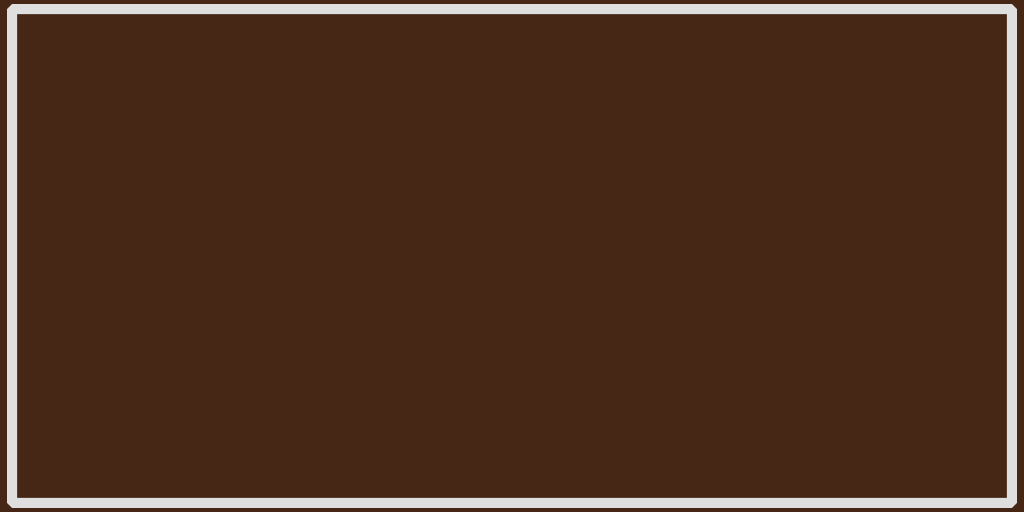
#> input picture addons/media/images/jmfsbb Training Area.png, 2048 x 1024 px, given in place of newlogo_3_512.png, which was not available (shown at 1/2 size)
$ python gen_signs.py '../addons/media/images/jmfsbb Training Area.png'
#> lines starting #> are read from the running program, lines starting #| are printed output that depends on the picture; pictures that were not available may be replaced by others from this repository, and a replacement may not be noted
"""Rebuild the tsigns / jmfsb sign sets to the sign_style_guide.json board style.

Reads nothing from the old signs except, for the handful whose content IS a
screenshot, a cropped figure lifted out of the original PNG. Everything else is
drawn from the SIGNS spec below.

    python tools/gen_signs.py

Writes PNG masters to addons/media/images/signs_v2/ and converts each to PAA.
"""
import io, os, glob, math, random, subprocess, sys

from PIL import Image, ImageDraw, ImageFont

ROOT = os.path.dirname(os.path.dirname(os.path.abspath(__file__)))
IMG = os.path.join(ROOT, "addons", "media", "images")
OUT = os.path.join(IMG, "signs_v2")
LOGO = os.path.join(IMG, "newlogo_3_512.png")
ORIG = os.environ.get("JMFSB_SIGN_ORIG", "")   # folder of old signs converted to PNG

W, H = 2048, 1024

# ---- palette (sign_style_guide.json) --------------------------------------
BROWN_MARGIN = (0x42, 0x24, 0x14)
BROWN_FACE   = (0x48, 0x29, 0x18)
FRAME_PALE   = (0xE6, 0xE6, 0xE9)
EMBER        = (0xDE, 0x5C, 0x30)
AMBER        = (0xE9, 0xA6, 0x3C)
BONE         = (0xEE, 0xE8, 0xDC)
SLATE        = (0x9C, 0xAA, 0xBA)
WOOD_RULE    = (0x78, 0x5A, 0x3C)

F_BLACK = r"C:\Windows\Fonts\ariblk.ttf"
F_BOLD  = r"C:\Windows\Fonts\arialbd.ttf"
F_REG   = r"C:\Windows\Fonts\arial.ttf"

MARGIN = 96
EYEBROW_Y, TITLE_Y, SUBLINE_Y = 88, 140, 262
DIVIDER_Y, ROWS_Y = 336, 382
FOOTER_DIV_Y, FOOTER_Y = 872, 896
BADGE_SIZE, BADGE_X, BADGE_Y = 252, W - 96 - 252, 62

EYEBROW = "1ST JOINT MULTI-FUNCTIONAL STRIKE BATTALION - TRAINING AREA"
BODY_BOTTOM = FOOTER_DIV_Y - 16    # nothing in the body may reach past this

_fc = {}
def font(path, size):
    key = (path, size)
    if key not in _fc:
        _fc[key] = ImageFont.truetype(path, size)
    return _fc[key]


def tw(d, s, f):
    return d.textbbox((0, 0), s, font=f)[2]


# ---------------------------------------------------------------------------
# board
# ---------------------------------------------------------------------------
def board():
    im = Image.new("RGB", (W, H), BROWN_MARGIN)
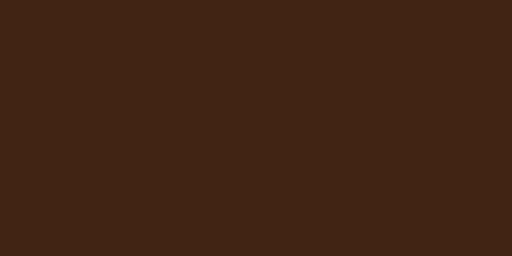
#> im: PIL image 2048x1024 RGB (shown at 1/4 size); mean R, G, B 66, 36, 20
    d = ImageDraw.Draw(im)
    d.rounded_rectangle([14, 14, 2034, 1010], radius=26, fill=FRAME_PALE)
    d.rounded_rectangle([30, 30, 2018, 994], radius=18, fill=BROWN_FACE)

    # wood grain: barely-there vertical strokes, fixed seed so rebuilds match
    g = Image.new("RGBA", (W, H), (0, 0, 0, 0))
#> g: PIL image 2048x1024 RGBA; every value is 0
    gd = ImageDraw.Draw(g)
    rnd = random.Random(7)
    cols = [(0, 0, 0, 10), (0, 0, 0, 14), (255, 220, 180, 8)]
    for _ in range(260):
        x = rnd.randint(40, W - 40)
        y = rnd.randint(40, H - 40)
        ln = rnd.randint(60, 320)
        wd = rnd.randint(1, 3)
        gd.line([(x, y), (x + rnd.randint(-6, 6), min(y + ln, H - 36))],
                fill=rnd.choice(cols), width=wd)
    im.paste(Image.alpha_composite(im.convert("RGBA"), g).convert("RGB"), (0, 0))
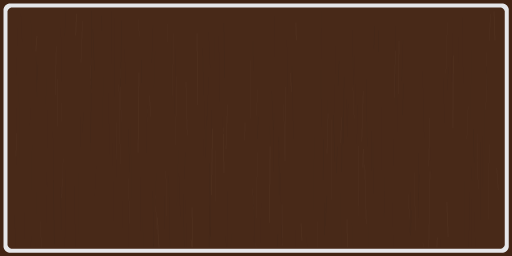
#> im: PIL image 2048x1024 RGB (shown at 1/4 size); mean R, G, B 78.9, 49.4, 33.4
    return im


def badge(im):
    lg = Image.open(LOGO).convert("RGBA").resize((BADGE_SIZE, BADGE_SIZE), Image.LANCZOS)
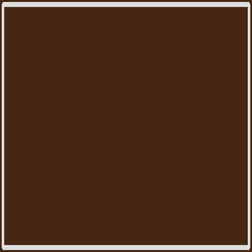
#> lg: PIL image 252x252 RGBA; mean R, G, B, A 78.8, 49.6, 32.6, 255
    im.paste(lg, (BADGE_X, BADGE_Y), lg)


def header(im, d, title, sub=None, eyebrow=None):
    d.text((MARGIN, EYEBROW_Y), (eyebrow or EYEBROW).upper(), font=font(F_BOLD, 40), fill=EMBER)
    size = 96
    avail = W - MARGIN - MARGIN - BADGE_SIZE - 48
    while size > 56 and tw(d, title.upper(), font(F_BLACK, size)) > avail:
        size -= 4
    d.text((MARGIN, TITLE_Y + (96 - size) // 2), title.upper(), font=font(F_BLACK, size), fill=BONE)
    if sub:
        d.text((MARGIN, SUBLINE_Y), sub, font=font(F_BOLD, 44), fill=SLATE)
    d.line([(MARGIN, DIVIDER_Y), (W - MARGIN, DIVIDER_Y)], fill=FRAME_PALE, width=4)


def footer(im, d, text):
    if not text:
        return
    d.line([(MARGIN, FOOTER_DIV_Y), (W - MARGIN, FOOTER_DIV_Y)], fill=WOOD_RULE, width=3)
    d.text((MARGIN, FOOTER_Y), text, font=font(F_BOLD, 38), fill=SLATE)


def rows(im, d, items):
    """items: [designation, description] pairs; description may be ''."""
    n = len(items)
    compact = n >= 7
    step = min(64 if compact else 118, (BODY_BOTTOM - 40 - ROWS_Y) / max(n, 1))
    y = ROWS_Y
    if not compact and step * n < (BODY_BOTTOM - 60 - ROWS_Y):
        y += (BODY_BOTTOM - 60 - ROWS_Y - step * n) / 2
    fd = font(F_BLACK, 40 if compact else 52)
    fr = font(F_REG, 36 if compact else 46)
    for des, desc in items:
        d.text((MARGIN, y), des, font=fd, fill=AMBER)
        if desc:
            x = MARGIN + tw(d, des, fd) + 36
            d.text((x, y + 8), "- " + desc, font=fr, fill=BONE)
        y += step


def figure(im, box, src):
    """Paste a crop of the original sign into the body area, letterboxed."""
    if not (ORIG and os.path.exists(src)):
        return False
    fig = Image.open(src).convert("RGB").crop(box)
    bx0, by0, bx1, by1 = MARGIN, DIVIDER_Y + 20, W - MARGIN, 986
    scale = min((bx1 - bx0) / fig.width, (by1 - by0) / fig.height)
    fig = fig.resize((int(fig.width * scale), int(fig.height * scale)), Image.LANCZOS)
    im.paste(fig, (bx0 + ((bx1 - bx0) - fig.width) // 2,
                   by0 + ((by1 - by0) - fig.height) // 2))
    return True


def uniform(im, d, name, swatch):
    """Uniform-of-the-day board: pattern name on the left, camo swatch right.

    The swatch is lifted straight out of the old sign -- it is a photo of the
    real pattern, so redrawing it is not an option.
    """
    box_w = 420
    x0 = W - MARGIN - box_w
    y0 = ROWS_Y + 18
    if swatch:
        src, crop = swatch
        if src and os.path.exists(src):
            sw = Image.open(src).convert("RGB")
            if crop:
                sw = sw.crop(crop)
            sw = sw.resize((box_w, box_w), Image.LANCZOS)
            im.paste(sw, (x0, y0))
            d.rectangle([x0 - 3, y0 - 3, x0 + box_w + 2, y0 + box_w + 2], outline=FRAME_PALE, width=3)
    size = 96
    avail = x0 - MARGIN - 64
    while size > 48 and tw(d, name.upper(), font(F_BLACK, size)) > avail:
        size -= 4
    f = font(F_BLACK, size)
    d.text((MARGIN, y0 + (box_w - size) // 2 - 10), name.upper(), font=f, fill=AMBER)


def side_figure(im, d, src):
    """A screenshot standing down the right edge of the body - the panels the
    board is explaining, at the size a poster would print them. The source
    lives in addons/media/images, not JMFSB_SIGN_ORIG - it is new material,
    not a crop of an old sign."""
    if not os.path.exists(src):
        return
    fig = Image.open(src).convert("RGB")
    by0, by1 = DIVIDER_Y + 20, BODY_BOTTOM - 8
    scale = min((by1 - by0) / fig.height, 420 / fig.width)
    fig = fig.resize((int(fig.width * scale), int(fig.height * scale)), Image.LANCZOS)
    x = W - MARGIN - fig.width
    y = by0 + ((by1 - by0) - fig.height) // 2
    im.paste(fig, (x, y))
    d.rectangle([x - 3, y - 3, x + fig.width + 2, y + fig.height + 2], outline=FRAME_PALE, width=3)


def sections(im, d, blocks):
    """Two or more headed blocks stacked down the face.

    blocks: [(heading, note, [[designation, description], ...]), ...]
    """
    n_rows = sum(len(b[2]) for b in blocks)
    n_head = len(blocks)
    span = BODY_BOTTOM - ROWS_Y
    head_h = 66
    step = min(58, (span - head_h * n_head - 18 * (n_head - 1)) / max(n_rows, 1))
    fh = font(F_BLACK, 44)
    fn = font(F_BOLD, 32)
    fd = font(F_BLACK, 38)
    fr = font(F_REG, 34)
    y = ROWS_Y
    for heading, note, items in blocks:
        d.text((MARGIN, y), heading.upper(), font=fh, fill=EMBER)
        if note:
            d.text((MARGIN + tw(d, heading.upper(), fh) + 28, y + 12), note, font=fn, fill=SLATE)
        y += head_h
        for des, desc in items:
            d.text((MARGIN + 24, y), des, font=fd, fill=AMBER)
            if desc:
                d.text((MARGIN + 24 + tw(d, des, fd) + 28, y + 4), "- " + desc, font=fr, fill=BONE)
            y += step
        y += 18


def centred_title(im, d, lines, eyebrow=None):
    """Wayfinding sign: eyebrow at the top, the name large and centred."""
    d.text((MARGIN, EYEBROW_Y), (eyebrow or EYEBROW).upper(), font=font(F_BOLD, 40), fill=EMBER)
    d.line([(MARGIN, DIVIDER_Y), (W - MARGIN, DIVIDER_Y)], fill=FRAME_PALE, width=4)
    size = 190
    avail = W - MARGIN * 2
    top_limit = DIVIDER_Y + 30
    avail_h = BODY_BOTTOM - top_limit
    while size > 60:
        if (max(tw(d, l.upper(), font(F_BLACK, size)) for l in lines) <= avail
                and int(size * 1.18) * len(lines) <= avail_h):
            break
        size -= 4
    lh = int(size * 1.18)
    block = lh * len(lines)
    top = top_limit + (avail_h - block) // 2
    for i, l in enumerate(lines):
        f = font(F_BLACK, size)
        d.text(((W - tw(d, l.upper(), f)) // 2, top + i * lh), l.upper(), font=f, fill=BONE)


# ---------------------------------------------------------------------------
# content
# ---------------------------------------------------------------------------
def T(lines, sub=None, foot=None):
    return {"kind": "title", "lines": lines, "sub": sub, "foot": foot}

def R(title, items, sub=None, foot=None):
    return {"kind": "rows", "title": title, "items": items, "sub": sub, "foot": foot}

def S(title, blocks, sub=None, foot=None, fig=None):
    return {"kind": "sections", "title": title, "blocks": blocks, "sub": sub, "foot": foot, "fig": fig}

def U(name, src, box, foot=None, local=False):
    """local=True reads src from addons/media/images (repo material) rather
    than the JMFSB_SIGN_ORIG folder of old converted signs."""
    return {"kind": "uniform", "name": name, "src": src, "box": box, "foot": foot, "local": local}

def FIG(title, src, box, sub=None, foot=None):
    return {"kind": "figure", "title": title, "src": src, "box": box, "sub": sub, "foot": foot}

RANGE_FOOT = "Fire only on a hot range - check your lane before you go loud"

SIGNS = {
    # ---- distance markers -------------------------------------------------
    "200":  T(["200", "Meters"]),
    "400":  T(["400", "Meters"]),
    "600":  T(["600", "Meters"]),
    "800":  T(["800", "Meters"]),
    "1000": T(["1000", "Meters"]),
    "1200": T(["1200", "Meters"]),

    # ---- ranges and courses ----------------------------------------------
    "wep":   T(["Weapons", "Range"], foot=RANGE_FOOT),
    "wepa":  T(["Weapons Range", "Alpha"], foot=RANGE_FOOT),
    "wepb":  T(["Weapons Range", "Bravo"], foot=RANGE_FOOT),
    "wepc":  T(["Weapons Range", "Charlie"], foot=RANGE_FOOT),
    "wepd":  T(["Weapons Range", "Delta"], foot=RANGE_FOOT),
    "wepe":  T(["Weapons Range", "Echo"], foot=RANGE_FOOT),
    "mg":    T(["Machinegun", "Range"], foot=RANGE_FOOT),
    "ugl":   T(["UGL", "Range"], foot=RANGE_FOOT),
    "cqb1":  T(["CQB", "Shoot House #1"]),
    "cqb2":  T(["CQB", "Shoot House #2"]),
    "cqb3":  T(["CQB", "Shoot House #3"]),
    "cqb4":  T(["CQB", "Shoot House #4"]),
    "cqb5":  T(["CQB", "Shoot House #5"]),
    "eng":   T(["Engineering", "Course"]),
    "medc":  T(["Medical", "Course"]),
    "mff":   T(["Military Freefall", "Course"]),
    "mount": T(["MOUT", "Course"]),
    "uoc":   T(["Underwater Operations", "Course"]),

    # ---- facilities -------------------------------------------------------
    "as":   T(["Air Vehicle", "Spawner"]),
    "gs":   T(["Ground Vehicle", "Spawner"]),
    "ss":   T(["Sea Vehicle", "Spawner"]),
    "toc":  T(["TOC"], sub="Tactical Operations Centre"),
    "bolo": T(["Camp BOLO"], foot="Please do not feed the recruits."),
    "taa":  T(["Training Area", "Altis"]),
    "tam":  T(["Training Area", "Malden"]),
    "tas":  T(["Training Area", "Stratis"]),

    # ---- branding ---------------------------------------------------------
    "jmfsbsign":        T(["1st Joint Multi-Functional Strike Battalion"]),
    "jmfsbbsimplesign": T(["1st Joint Multi-Functional Strike Battalion"]),
    "gbbanner3":        T(["1st Joint Multi-Functional Strike Battalion"]),

    # ---- uniform of the day ----------------------------------------------
    "mcw":  U("Multicam Woodland",     "tsigns/mcw.png",  (1509, 312, 1937, 741)),
    # swatch cut from the official pattern art the user supplied - same
    # 210px source width as every other cut so the pattern scale matches
    "mtp":  U("Multicam / MTP",        "mtp_swatch.png",  None, local=True),
    "mtpa": U("Multicam Desert / Arid","jmfsb/mtpa.png",  (1476, 407, 1869, 801)),
    "mypt": U("Multicam Tropic",       "jmfsb/mypt.png",  (1422, 358, 1896, 842)),
    # swatch cut from the CTRG OCP uniform texture and kept in the repo -
    # there was never an old OCP sign to lift one from
    "ocp":  U("OCP",                   "ocp_swatch.png",  None, local=True),

    # ---- information boards ----------------------------------------------
    "patrol_base": S("Staging Zones & Patrol Bases", [
        ("Staging Zone", "you get a pop-up when you are stood in one", [
            ["Arsenal", "ACE self-interact - gear and loadout"],
            ["Element Menu", "ACE self-interact"],
            ["Kit is saved", "loadout and roster gear stored when you close any inventory"],
            ["Also here", "view distance, TP menu and vehicle customisation"],
        ]),
        ("Patrol Base", "anyone can build one - no rank needed", [
            ["Kits", "carry a Patrol Base Kit (sand or olive), drop 4 within 3 m"],
            ["Build", "on foot, ACE self-interact - Establish Patrol Base, then name it"],
            ["You get", "a beacon, a 15 m staging zone and a teleport point"],
            ["Unbuild", "action on the beacon - recovers every kit"],
            ["Limit", "3 patrol bases at once"],
        ]),
    ], foot="Outside a staging zone none of the self-interact options appear"),

    "bodies": R("Enemy Bodies", [
        ["DO NOT", "take their clothes, weapons, or virginity's"],
        ["DO", "check for a pulse before you move on"],
        ["DO", "flex-cuff any survivor, then carry on with the mission"],
    ], sub="Handling enemy dead and wounded"),

    "gtk": R("Good to Know", [
        ["VS-17", "portable helipad - deploy with ACE self-interact"],
        ["View Distance", "ACE self-interact, staging areas only"],
        ["Night Vision", "colour filter under CBA settings"],
        ["TP Menu", "ACE self-interact, staging areas only"],
        ["Vehicle Customisation", "ACE self-interact, staging areas only"],
        ["NVG Brightness", "ALT + Page Up / Page Down"],
        ["Laser Code", "CTRL + ALT + Q up, CTRL + ALT + E down"],
    ], foot="Always remember to pillage BEFORE you burn"),

    "good2know": R("Good to Knows", [
        ["Hypoxia", "above 4000 ft you need a HALO mask"],
        ["Boo Boo Bag", "an IFAK - open it with ACE self-interact"],
        ["VS-17", "portable helipad - AI may or may not land on it"],
        ["View Distance", "the \ key, or CTRL + [ and CTRL + ] to step it"],
        ["NVG Brightness", "ALT + Page Up / Page Down"],
        ["Laser Code", "CTRL + ALT + Q up, CTRL + ALT + E down"],
        ["Vector Marker", "CTRL + SHIFT + M - marks your target for everyone"],
        ["Vector Waypoint", "CTRL + SHIFT + N - a waypoint only you can see"],
        ["Timers", "ACE self-interact - Set Timer - 1, 2, 3 or 5 minutes"],
    ], sub="Timers ring for everyone carrying a scanner - silence yours with the alarm key",
       foot="Always remember to pillage BEFORE you burn"),

    "jmfsbroles": R("Pick Role", [
        ["Communications", ""],
        ["Breacher", ""],
        ["Combat Life Saver", ""],
        ["Just a Grunt", "everyone else"],
    ], sub="Advanced skills are assigned by the mod or a server admin",
       foot="Pick before the briefing - the roster closes at step-off"),

    "jmfsbbtime": R("Operation Timeline", [
        ["OP - 30", "leaders on, map loaded, mission ready"],
        ["OP + 01", "you are late - load your kit, help others, sit down"],
        ["OP + 05", "sections balanced, everyone seated for the briefing"],
        ["OP + 06", "briefing and questions"],
        ["OP + 15", "step off - if you are late, you are walking"],
    ], foot="We don't want to be hard asses about it - just don't waste everyone else's time"),

    "go": R("Operation Timeline", [
        ["OP - 30", "leaders on, map loaded, mission ready"],
        ["OP + 01", "you are late - load your kit, help others, sit down"],
        ["OP + 05", "sections balanced, everyone seated for the briefing"],
        ["OP + 06", "briefing and questions"],
        ["OP + 15", "step off - if you are late, you are walking"],
    ], foot="We don't want to be hard asses about it - just don't waste everyone else's time"),

    "jmfsbcallsign": R("Callsigns", [
        ["G", "JMSB - always the first letter"],
        ["S", "1-4 squad, 5 Pl XO, 6 Pl Leader, 7 Pl JFIRE, 8 Pl Medic"],
        ["S", "91 Engineers, 92 Scout Team"],
        ["T", "A-D fireteam, 5 Sqd XO, 6 Sqd Leader, 7 JFIRE, 8 Medic"],
        ["G-91", "engineer team member"],
        ["G-6", "platoon leader"],
        ["G-3-A", "3rd squad, alpha team"],
    ], sub="G - S - T   -   JMSB, squad, team"),

    "access": R("To Access the Arsenal", [
        ["1", "ACE self-interact"],
        ["2", "open the Group Menu and select a role"],
        ["3", "ACE self-interact - Arsenal is now listed"],
    ], sub="The Arsenal only appears once you hold a role"),

    "ctab": R("cTab", [
        ["Line 1", "grid your cursor is pointing at"],
        ["Line 2", "ASL altitude your cursor is pointing at"],
        ["Line 3", "distance to where your cursor is pointing"],
        ["Line 4", "direction to where your cursor is pointing"],
        ["F1 / F4", "map options / messaging"],
    ], sub="S7 Android for everyone  -  rugged tablet for leaders",
       foot="Open the tablet or android with H"),

    "tacpad": S("Custom Info & Tacpad", [
        ("On Your Screen", "", [
            ["[ ]", "left / right custom info - cycle what each side shows"],
            ["Shift + [ ]", "show the new UI readouts, left / right"],
            ["Alt + [ ]", "cycle the tiles - squad, EW, drones, jamming, radio, timer"],
        ]),
        ("On The Map", "open the map - the whole UI is drawn on it", [
            ["Live Tiles", "the top band - press one and its app opens full size"],
            ["TAC//MSG", "the reader - nets, threads and line-report templates"],
            ["TAC//SUPPORT", "task ALiVE transport, CAS and artillery - JFO holds it"],
        ]),
    ], fig="hud_panels.png",
       foot="Every key is rebindable - CBA controls, under 1st Joint Multi-Functional Strike Battalion"),

    "viewd": R("View Distance", [
        ["Backslash", "default keybind for the view distance menu"],
        ["ACE", "also available under ACE self-interact"],
        ["Foot / Car / Air", "each has its own view and object distance"],
    ], sub="Set it in staging - not mid-contact"),

    # the two Controls screenshots ARE the content here - keep them
    "keybinds": FIG("Keybinds", "jmfsb/keybinds.png", (38, 128, 2012, 992)),

    "markers": R("Marker Tree", [
        ["Enemy SALUTE", "infantry, motorised, armour, air, mine, IED"],
        ["Medical", "casualty collection, MEDEVAC pickup, regroup"],
        ["General", "observation post, sniper, target reference point"],
        ["Command & Control", "HQ, LZ, dot or circle with label"],
        ["Manoeuvre", "control point, rally point, breach, start point"],
        ["Sustainment", "ammo, fuel, water, vehicle recovery"],
    ], sub="Placed from the tablet map - each branch opens a submenu"),

    "marker_range": R("Markers from Range Finders", [
        ["1", "point and use the rangefinder"],
        ["2", "choose the marker from the menu"],
        ["Vector", "ACE3 vector - Tab + R"],
        ["Rangefinder", "vehicle or Arma 3 rangefinder - T"],
    ], sub="On a cTab the menu opens automatically on the coordinates",
       foot="In game, open the tablet or android with H"),
}


def render(name, spec):
    im = board()
    d = ImageDraw.Draw(im)
    badge(im)
    if spec["kind"] == "title":
        centred_title(im, d, spec["lines"])
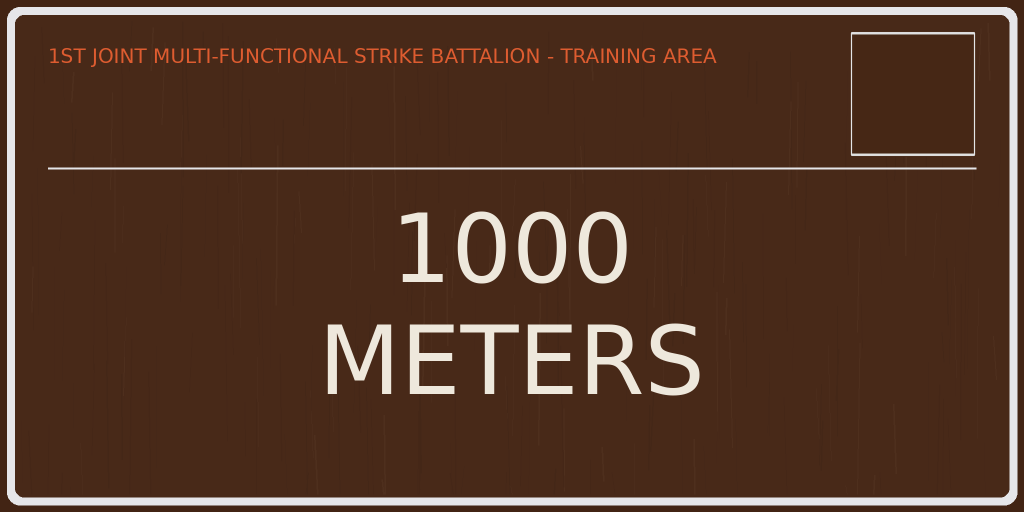
#> im: PIL image 2048x1024 RGB (shown at 1/2 size); mean R, G, B 85.1, 55.9, 39.9
        footer(im, d, spec.get("foot"))
    elif spec["kind"] == "sections":
        header(im, d, spec["title"], spec.get("sub"))
        sections(im, d, spec["blocks"])
        if spec.get("fig"):
            side_figure(im, d, os.path.join(IMG, spec["fig"]))
        footer(im, d, spec.get("foot"))
    elif spec["kind"] == "uniform":
        header(im, d, "Uniform of the Day")
        uniform(im, d, spec["name"], (
            os.path.join(IMG if spec.get("local") else ORIG, spec["src"]), spec["box"]
        ))
        footer(im, d, spec.get("foot"))
    elif spec["kind"] == "rows":
        header(im, d, spec["title"], spec.get("sub"))
        rows(im, d, spec["items"])
        footer(im, d, spec.get("foot"))
    else:
        header(im, d, spec["title"], spec.get("sub"))
        figure(im, spec["box"], os.path.join(ORIG, spec["src"]))
        footer(im, d, spec.get("foot"))
    return im


# folder -> (eyebrow, drop the words "training area" from titles too)
VARIANTS = [
    ("signs_v2",       "1ST JOINT MULTI-FUNCTIONAL STRIKE BATTALION - TRAINING AREA", False),
    ("signs_v2_plain", "1ST JOINT MULTI-FUNCTIONAL STRIKE BATTALION",                 True),
]


def strip_area(spec):
    """Same board with every mention of the training area taken out."""
    if spec["kind"] != "title":
        return spec
    lines = [l for l in spec["lines"] if l.strip().lower() != "training area"]
    if not lines:                       # e.g. a board that was only that phrase
        lines = spec["lines"]
    out = dict(spec)
    out["lines"] = lines
    return out


def main():
    global EYEBROW, OUT
    for folder, eyebrow, plain in VARIANTS:
        EYEBROW = eyebrow
        OUT = os.path.join(IMG, folder)
        os.makedirs(OUT, exist_ok=True)
        made = []
        for name, spec in sorted(SIGNS.items()):
            if plain:
                spec = strip_area(spec)
            p = os.path.join(OUT, name + ".png")
            render(name, spec).save(p)
            made.append(p)
        print("%d PNG masters -> %s" % (len(made), OUT))
        if "--paa" in sys.argv:
            for p in made:
                paa = p[:-4] + ".paa"
                if os.path.exists(paa):
                    os.remove(paa)
                subprocess.run(["hemtt", "utils", "paa", "convert", p, paa],
                               stdout=subprocess.DEVNULL, stderr=subprocess.DEVNULL)
            print("  converted to PAA")


if __name__ == "__main__":
    main()
